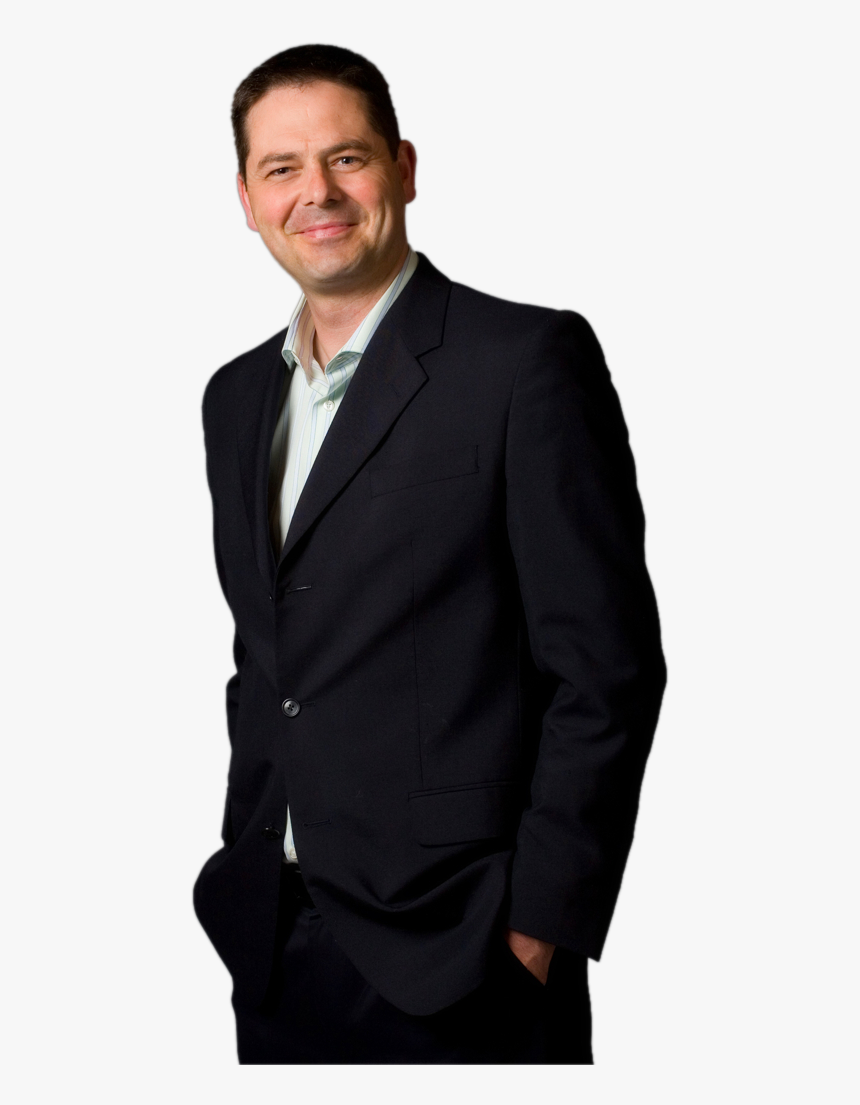
#> input picture notes/section2/chapter6/images/person.png, 860 x 1105 px
$ python histogram_equalization.py
#> lines starting #> are read from the running program, lines starting #| are printed output that depends on the picture
import numpy as np
import cv2
from matplotlib import pyplot as plt

# equalizing the histogram will normalize the brightness and
# also increase the contrast of an image

img = cv2.imread('./images/person.png')
#> img is the input picture: shape (1105, 860, 3); mean B, G, R 167.3, 166.8, 169.1
gray_img = cv2.cvtColor(img, cv2.COLOR_BGR2GRAY)

gray_img_eq = cv2.equalizeHist(gray_img)
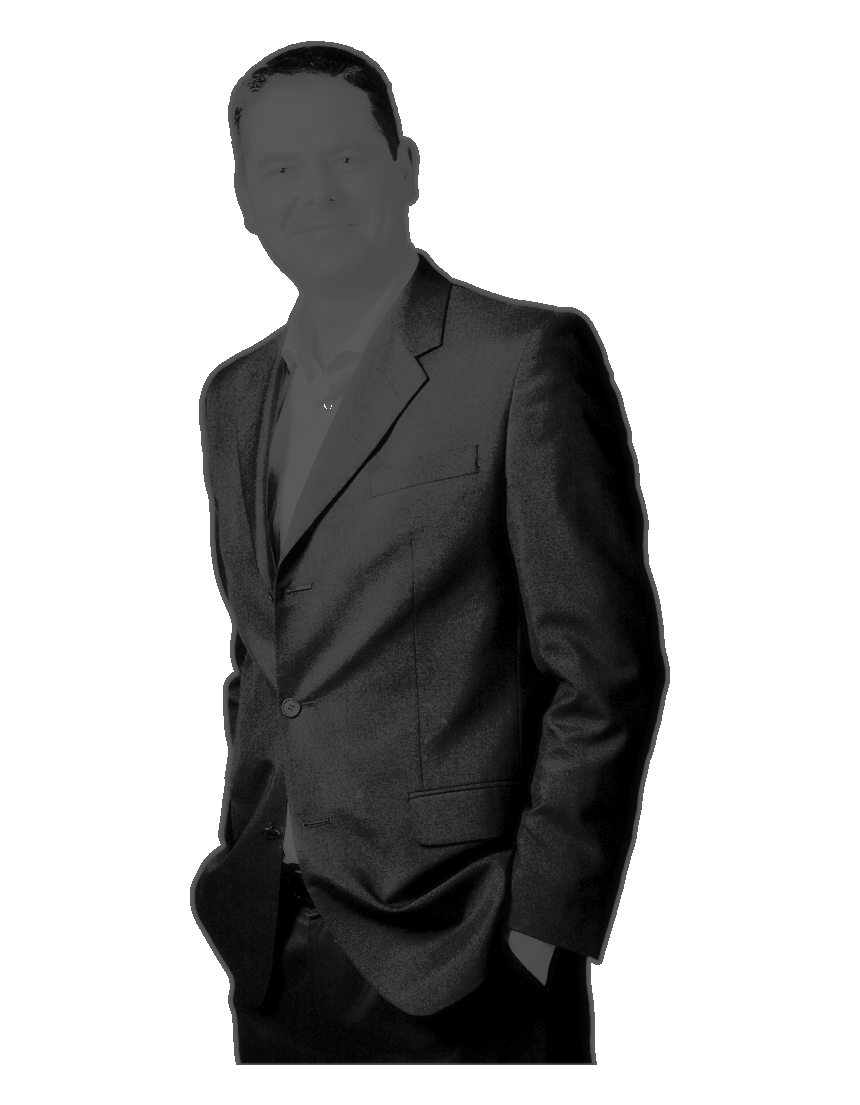
#> gray_img_eq: shape (1105, 860); min 0, max 255, mean 175.3

cv2.imshow('gray', gray_img)
cv2.waitKey()
cv2.destroyAllWindows()

# histogram
hist = cv2.calcHist([gray_img], [0], None, [256], [0, 256])
#> hist = 256 values, max 593900 at index 247, min 0 at index 249, mean 3712.1
plt.plot(hist)
plt.show()
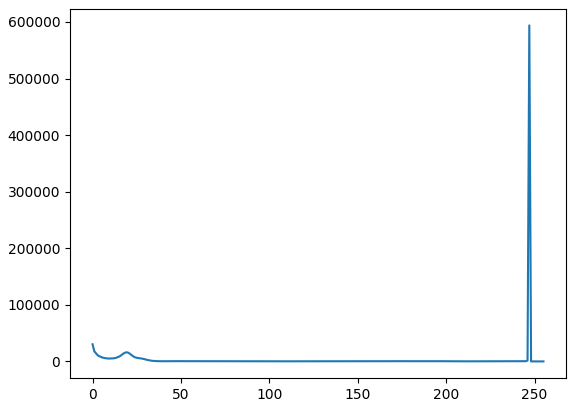
#> figure drawn by matplotlib, 1 panel; curve peaks at x = 247, y = 593900

cv2.imshow('gray equalized', gray_img_eq)
cv2.waitKey()
cv2.destroyAllWindows()
hist_eq = cv2.calcHist([gray_img_eq], [0], None, [256], [0, 256])
#> hist_eq = 256 values, max 593907 at index 255, min 0 at index 1, mean 3712.1
plt.plot(hist_eq)
plt.show()
#> figure, not shown here; curve peaks at x = 255, y = 593907

# normaly the same image, with various levels of brighness will aways have
# a very similar equalized histogram


# color histogram equalization
# the bgb had additive problems and equalization using it will
# often create new colors and make the image weird
# to equalize we will change the color space to one containing
# a luminance/intensity chanell (yuv, lab, hsv, hsl)

def equalize_color_hsv(img):
    H, S, V = cv2.split(cv2.cvtColor(img, cv2.COLOR_BGR2HSV))
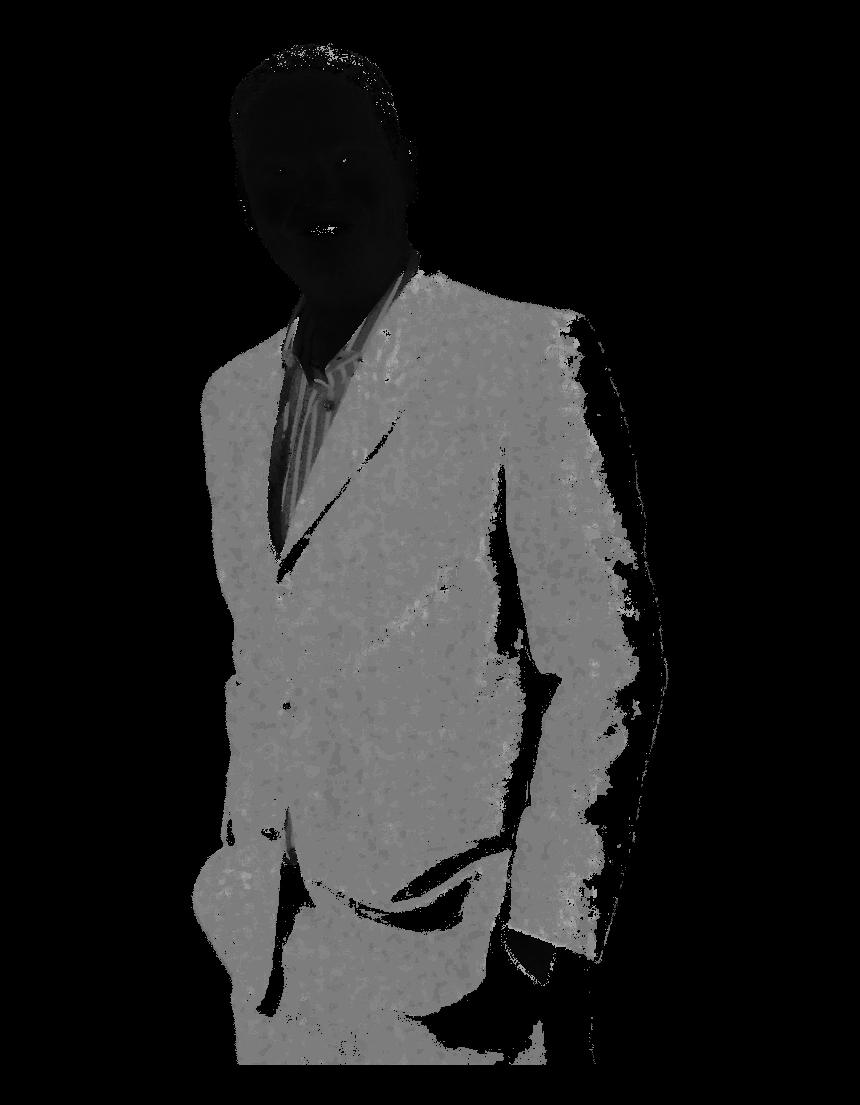
#> H: shape (1105, 860); min 0, max 179, mean 34
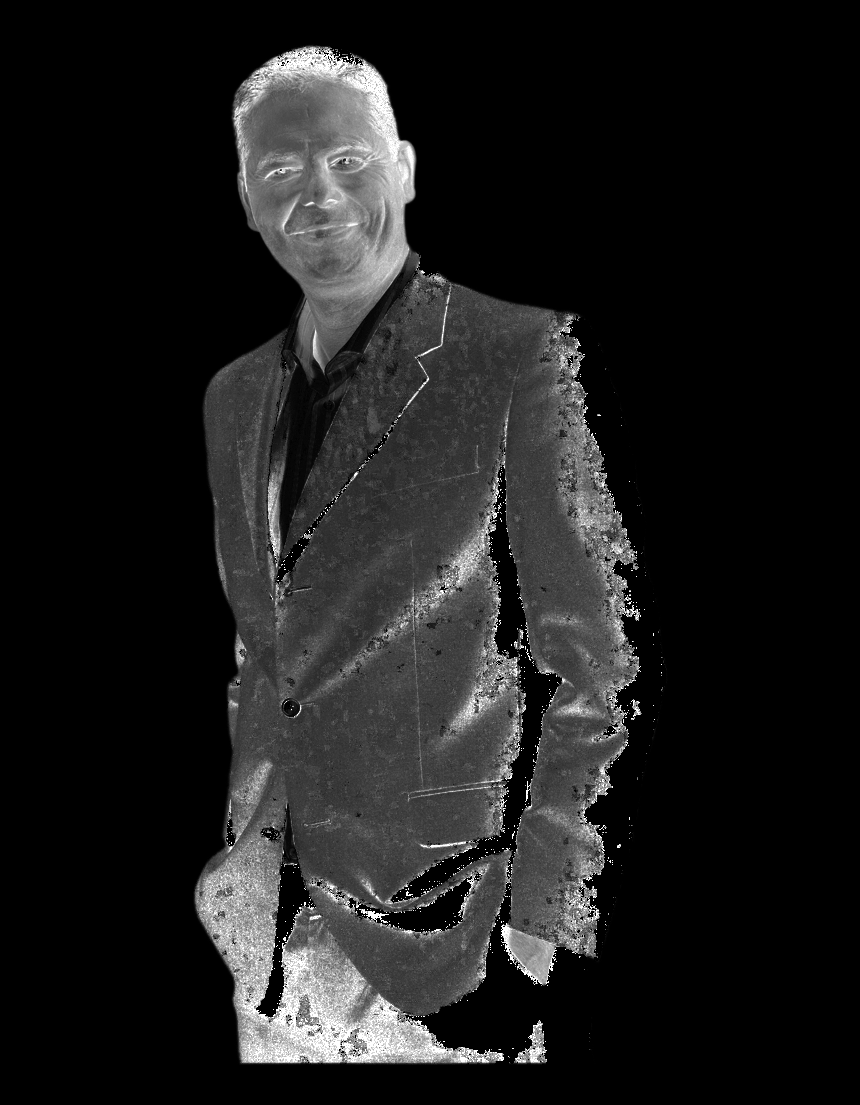
#> S: shape (1105, 860); min 0, max 255, mean 29.2
    eq_v = cv2.equalizeHist(V)
    return cv2.cvtColor(cv2.merge([H, S, eq_v]), cv2.COLOR_HSV2BGR)

eq_img = equalize_color_hsv(img)
cv2.imshow('equalized color image', eq_img)
cv2.waitKey()
cv2.destroyAllWindows()


# constrast limited adaptive histogram equalization
# it improves the constrast in a way noise cant affect
# its a good algorythm to better contrast
# the problem with histEqualization is that it amplifies noise, and clahe
# tackles that by limiting the contrast amplification

# gray scale
# cliplimit controls contrast amplification limit
clahe = cv2.createCLAHE(clipLimit=2.0)
gray_img_clahe = clahe.apply(gray_img)
cv2.imshow('gray', gray_img)
cv2.waitKey()
cv2.destroyAllWindows()
cv2.imshow('clahe', gray_img_clahe)
cv2.waitKey()
cv2.destroyAllWindows()

# as we can see its way better then normal hist equalization

# for colored images, it follows the logic, convert to a brightness based color space
# apply it only on brightness

def equalize_color_hsv_clahe(img):
    H, S, V = cv2.split(cv2.cvtColor(img, cv2.COLOR_BGR2HSV))
    clahe = cv2.createCLAHE(clipLimit=5.0)
    eq_v = clahe.apply(V)
    return cv2.cvtColor(cv2.merge([H, S, eq_v]), cv2.COLOR_HSV2BGR)
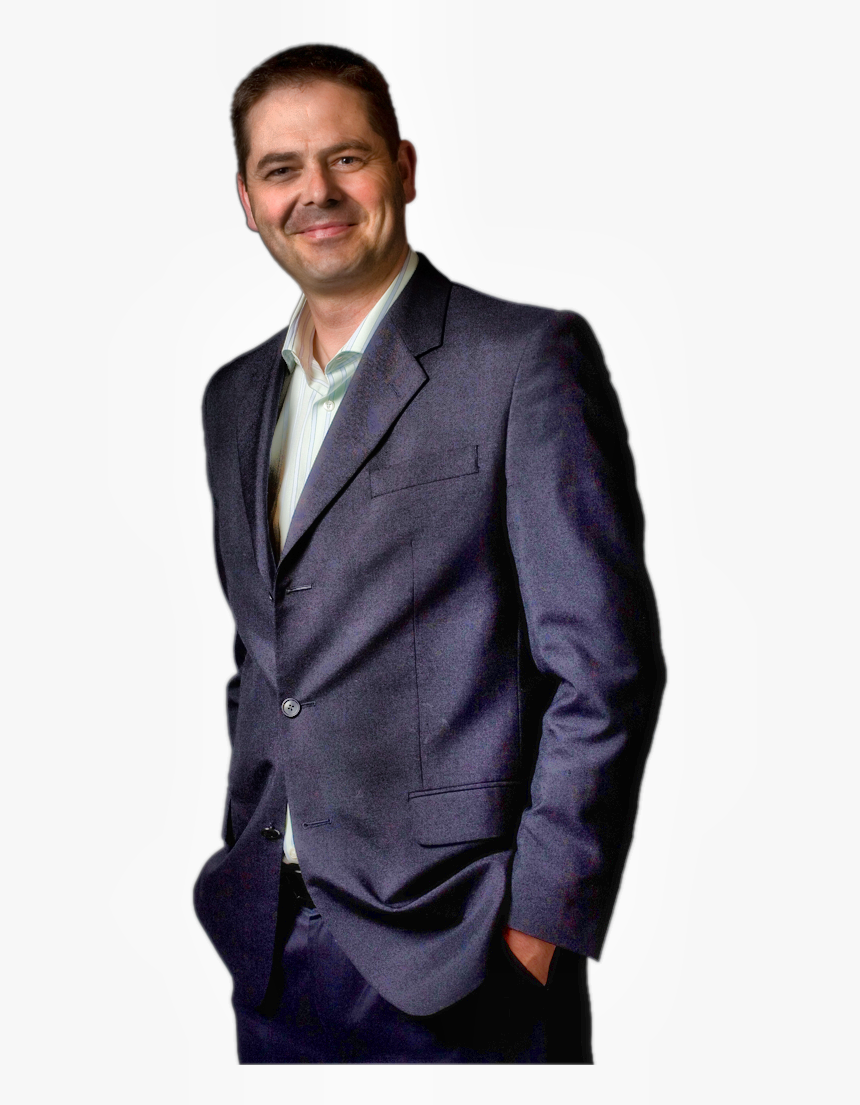
#> returned value: shape (1105, 860, 3); mean B, G, R 182, 177.2, 180.3

eq_img = equalize_color_hsv_clahe(img)
cv2.imshow('equalized color image', eq_img)
cv2.waitKey()
cv2.destroyAllWindows()
